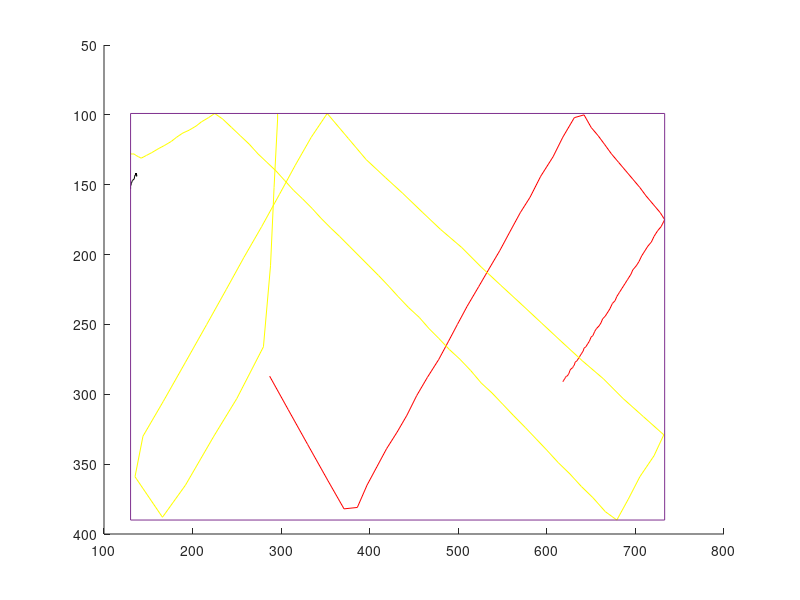

This figure's MATLAB source: (Note: this script raises an error after producing the figure.)
%% initialisation

clear;clc; close all

pos = [[287,287,296,99,136,142];[287,287,296,103,136,142];[287,287,292,152,136,143];[287,287,288,208,136,142];[287,287,280,266,137,143];[308,311,250,303,137,144];[330,336,224,330,136,143];[353,362,192,365,136,142];[371,382,166,388,136,142];[386,381,135,359,136,143];[397,365,144,330,136,142];[408,352,167,305,136,142];[419,339,192,277,136,143];[431,327,216,250,136,142];[442,315,238,225,136,143];[453,301,258,202,136,142];[465,288,278,180,136,142];[478,275,298,157,136,143];[489,262,316,136,136,142];[499,250,334,116,136,143];[510,237,352,99,136,142];[523,223,376,117,136,142];[534,211,396,132,136,143];[547,197,418,145,136,142];[558,184,437,156,136,142];[570,170,460,170,136,142];[581,159,480,182,136,143];[593,144,504,195,136,142];[607,130,526,209,136,143];[618,116,548,222,136,142];[631,102,572,236,136,143];[642,100,594,249,136,142];[650,109,616,262,136,143];[658,115,640,276,136,142];[665,121,664,289,136,143];[673,128,686,303,136,142];[681,134,709,316,136,143];[689,140,732,329,136,142];[697,146,721,344,136,143];[705,152,705,359,136,142];[712,158,692,375,136,143];[720,164,679,390,136,142];[728,170,666,384,136,143];[733,175,652,374,136,142];[729,180,639,366,136,143];[725,183,626,357,136,142];[721,187,613,349,136,143];[718,191,600,340,136,142];[714,194,588,332,136,143];[710,198,576,324,136,142];[707,201,562,315,136,143];[704,205,550,307,136,142];[701,208,538,299,136,143];[697,211,526,292,136,142];[695,214,514,283,136,143];[691,218,502,275,136,142];[688,221,490,268,136,143];[685,224,478,260,136,142];[682,227,467,253,136,143];[679,230,456,245,136,142];[677,233,444,238,136,143];[674,235,432,230,136,142];[671,239,422,223,136,143];[669,241,410,215,136,142];[666,244,399,208,136,143];[663,246,388,201,136,142];[661,249,377,194,136,143];[659,251,366,187,136,142];[656,253,356,181,136,143];[654,255,345,174,136,142];[652,258,335,167,136,143];[650,259,324,160,136,142];[648,262,314,154,136,143];[646,264,304,147,136,142];[644,266,294,140,136,143];[642,267,284,134,136,142];[641,269,274,128,136,143];[639,271,264,121,136,142];[637,273,254,115,136,143];[636,274,244,109,136,142];[634,276,234,103,136,143];[632,277,225,99,136,142];[631,279,218,102,136,143];[630,280,210,105,136,142];[629,281,204,108,136,143];[627,282,196,111,136,142];[626,283,189,113,136,143];[625,285,182,116,136,142];[624,286,176,119,136,143];[623,287,168,122,136,142];[622,287,162,124,136,143];[621,288,154,127,136,142];[620,289,148,129,136,143];[620,289,142,131,135,143];[619,290,139,130,134,146];[619,290,136,129,132,147];[619,290,134,128,131,149];[618,291,132,128,130,151];[618,291,130,128,130,153];[618,291,130,127,130,153]];
ball_diam = 11;

%pos : n*6 matrix containing (xred, yred, xyel, yyel, xwhite, ywhite) for
%each n valid frame

%% detection of billard boundaries

x_min = min(min(pos(:,[1 3 5])));
x_max = max(max(pos(:,[1 3 5])));
y_min = min(min(pos(:,[2 4 6])));
y_max = max(max(pos(:,[2 4 6])));

%% correct the positions

DistLimit = sqrt((x_max-x_min)^2+(y_max-y_min)^2)/2;
flag = 1;
while flag == 1
    flag = 0;
    speed = diff(pos);
    SqrtSpeed = [sqrt(speed(:,1).^2+speed(:,2).^2), sqrt(speed(:,3).^2+speed(:,4).^2), sqrt(speed(:,5).^2+speed(:,6).^2)];
    [row] =  find([0;SqrtSpeed(:,1)]>DistLimit,1);
    if size(row,1) > 0
        pos(row,1) = (pos(row-1,1)+pos(row+1,1))/2;
        pos(row,2) = (pos(row-1,2)+pos(row+1,2))/2;
        flag = 1;
    end
    [row] =  find([0;SqrtSpeed(:,2)]>DistLimit,1);
    if size(row,1) > 0
        pos(row,3) = (pos(row-1,3)+pos(row+1,3))/2;
        pos(row,4) = (pos(row-1,4)+pos(row+1,4))/2;
        flag = 1;
    end
    [row] =  find([0;SqrtSpeed(:,3)]>DistLimit,1);
    if size(row,1) > 0
        pos(row,5) = (pos(row-1,5)+pos(row+1,5))/2;
        pos(row,6) = (pos(row-1,6)+pos(row+1,6))/2;
        flag = 1;
    end
end


%% plot of the trajectories

ScoreSheet = figure(1);

hold on

plot(pos(:,1),pos(:,2),'color',[1 0 0],'lineStyle','-');
plot(pos(:,3),pos(:,4),'color',[1 1 0],'lineStyle','-');
plot(pos(:,5),pos(:,6),'color',[0 0 0],'lineStyle','-');
axis ij

line([x_min x_max],[y_min y_min]);
line([x_min x_max],[y_max y_max]);
line([x_min x_min],[y_min y_max]);
line([x_max x_max],[y_min y_max]);

%% detection of the first moving ball to detect player ball, and creation of arrays of interest
speed = diff(pos);
SqrtSpeed = [sqrt(speed(:,1).^2+speed(:,2).^2), sqrt(speed(:,3).^2+speed(:,4).^2), sqrt(speed(:,5).^2+speed(:,6).^2)];
acc = diff(speed);
SqrtAcc = [sqrt(acc(:,1).^2+acc(:,2).^2), sqrt(acc(:,3).^2+acc(:,4).^2), sqrt(acc(:,5).^2+acc(:,6).^2)];
SpeedLimit = max(max(SqrtSpeed))/10;
[row,col] = find(SqrtSpeed'>SpeedLimit,1)

if col == 1
    FirstBall = "Red";
elseif col == 2
    FirstBall = "Yellow";
elseif col == 3
    FirstBall = "White";
end


%% Find points of interest
SqrtAcc = [sqrt(acc(:,1).^2+acc(:,2).^2), sqrt(acc(:,3).^2+acc(:,4).^2), sqrt(acc(:,5).^2+acc(:,6).^2)];
AccLimit = ceil(max(SqrtAcc)/15);


if FirstBall == "Red"
    RPointInterest = find(SqrtAcc(:,1)>AccLimit(1))+1;
    plot(pos(RPointInterest, 1), pos(RPointInterest, 2), "*g")
elseif FirstBall == "Yellow"
    YPointInterest = find(SqrtAcc(:,2)>AccLimit(2))+1;
    plot(pos(YPointInterest, 3), pos(YPointInterest, 4), "*g")
elseif FirstBall == "White"
    WPointInterest = find(SqrtAcc(:,3)>AccLimit(3))+1;
    plot(pos(WPointInterest, 5), pos(WPointInterest, 6), "*g")
end

if FirstBall == "Red"
    RPointInterest = abs(pos(:,1)-x_min)<ball_diam | abs(pos(:,1)-x_max)<ball_diam | abs(pos(:,2)-y_min)<ball_diam | abs(pos(:,2)-y_max)<ball_diam | sqrt((pos(:,1)-pos(:,3)).^2+(pos(:,2)-pos(:,4)).^2)<5*ball_diam | sqrt((pos(:,1)-pos(:,5)).^2+(pos(:,2)-pos(:,6)).^2)<5*ball_diam;
    plot(pos(RPointInterest, 1), pos(RPointInterest, 2), "*b")
elseif FirstBall == "Yellow"
    YPointInterest = abs(pos(:,3)-x_min)<ball_diam | abs(pos(:,3)-x_max)<ball_diam | abs(pos(:,4)-y_min)<ball_diam | abs(pos(:,4)-y_max)<ball_diam | sqrt((pos(:,1)-pos(:,3)).^2+(pos(:,2)-pos(:,4)).^2)<5*ball_diam | sqrt((pos(:,3)-pos(:,5)).^2+(pos(:,4)-pos(:,6)).^2)<5*ball_diam;
    plot(pos(YPointInterest, 3), pos(YPointInterest, 4), "*b")
elseif FirstBall == "White"
    WPointInterest = abs(pos(:,5)-x_min)<ball_diam | abs(pos(:,5)-x_max)<ball_diam | abs(pos(:,6)-y_min)<ball_diam | abs(pos(:,6)-y_max)<ball_diam | sqrt((pos(:,1)-pos(:,5)).^2+(pos(:,2)-pos(:,6)).^2)<5*ball_diam | sqrt((pos(:,3)-pos(:,5)).^2+(pos(:,4)-pos(:,6)).^2)<5*ball_diam;
    plot(pos(WPointInterest, 5), pos(WPointInterest, 6), "*b")
end
